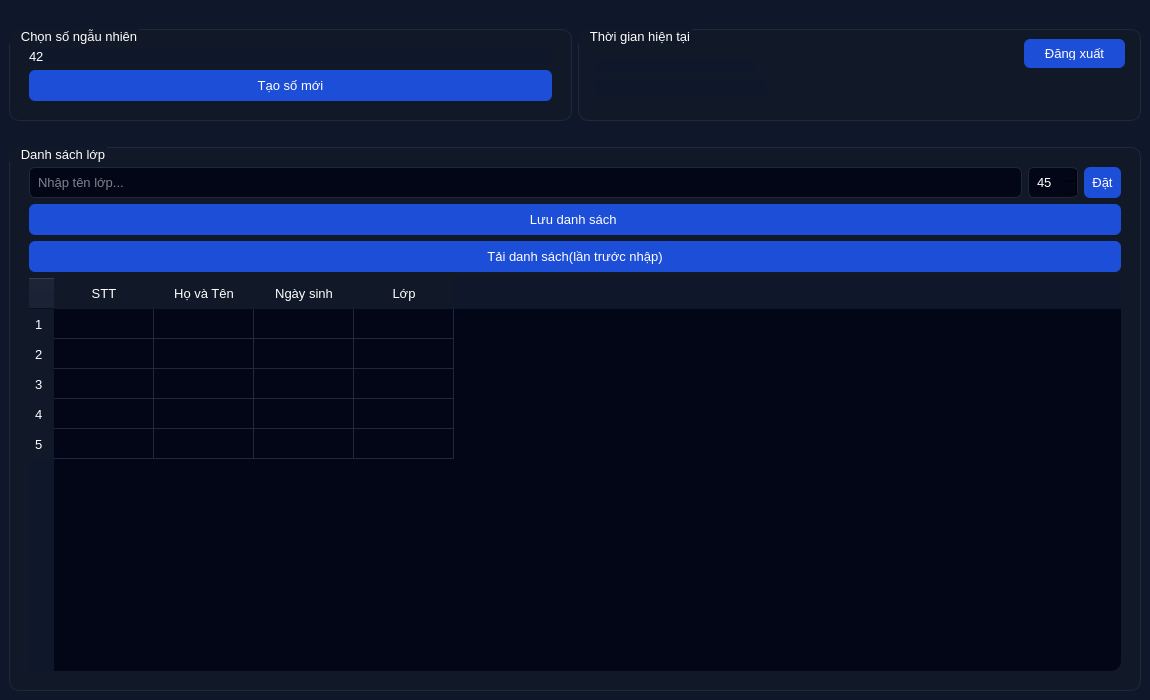
<?xml version="1.0" encoding="UTF-8"?>
<ui version="4.0">
 <class>MainMenu</class>
 <widget class="QMainWindow" name="MainMenu">
  <property name="geometry">
   <rect>
    <x>0</x>
    <y>0</y>
    <width>1150</width>
    <height>700</height>
   </rect>
  </property>
  <property name="windowTitle">
   <string>Menu Chính</string>
  </property>
  <property name="styleSheet">
   <string notr="true">QWidget {
    background: #0f172a;
    color: white;
    font: 10pt;
}

QGroupBox {
    background: #111827;
    border: 1px solid #1f2937;
    border-radius: 10px;
    margin-top: 20px;
    padding: 10px;
}

QGroupBox::title {
    color: white;
    padding-left: 10px;
}

QPushButton {
    background: #1d4ed8;
    color: white;
    padding: 8px;
    border-radius: 6px;
}

QPushButton:hover {
    background: #2563eb;
}

QPushButton:pressed {
    background: #1e40af;
}

QLineEdit, QSpinBox {
    background: #020617;
    border: 1px solid #1f2937;
    border-radius: 6px;
    color: white;
    padding: 6px;
}

QTableWidget {
    background: #020617;
    border-radius: 10px;
    gridline-color: #1f2937;
}

QHeaderView::section {
    background: #111827;
    color: white;
    padding: 6px;
    border: 0;
}

QPushButton#seat1, QPushButton#seat2, QPushButton#seat3,
QPushButton#seat4, QPushButton#seat5 {
    background: #020617;
    border: 1px solid #1f2937;
}
</string>
  </property>
  <widget class="QWidget" name="centralwidget">
   <layout class="QHBoxLayout" name="mainLayout">
    <item>
     <layout class="QVBoxLayout">
      <item>
       <layout class="QHBoxLayout">
        <item>
         <widget class="QGroupBox" name="groupbox">
          <property name="title">
           <string>Chọn số ngẫu nhiên</string>
          </property>
          <layout class="QVBoxLayout">
           <item>
            <widget class="QLabel" name="rd_out">
             <property name="text">
              <string>42</string>
             </property>
            </widget>
           </item>
           <item>
            <widget class="QPushButton" name="rdnum">
             <property name="text">
              <string>Tạo số mới</string>
             </property>
            </widget>
           </item>
          </layout>
         </widget>
        </item>
        <item>
         <widget class="QGroupBox" name="timeBox">
          <property name="title">
           <string>Thời gian hiện tại</string>
          </property>
          <widget class="QLabel" name="time">
           <property name="geometry">
            <rect>
             <x>17</x>
             <y>50</y>
             <width>161</width>
             <height>16</height>
            </rect>
           </property>
           <property name="text">
            <string/>
           </property>
          </widget>
          <widget class="QLabel" name="date">
           <property name="geometry">
            <rect>
             <x>17</x>
             <y>70</y>
             <width>171</width>
             <height>16</height>
            </rect>
           </property>
           <property name="text">
            <string/>
           </property>
          </widget>
          <widget class="QPushButton" name="logout">
           <property name="geometry">
            <rect>
             <x>446</x>
             <y>30</y>
             <width>101</width>
             <height>29</height>
            </rect>
           </property>
           <property name="text">
            <string>Đăng xuất</string>
           </property>
          </widget>
         </widget>
        </item>
       </layout>
      </item>
      <item>
       <widget class="QGroupBox" name="groupClass">
        <property name="title">
         <string>Danh sách lớp</string>
        </property>
        <layout class="QVBoxLayout">
         <item>
          <layout class="QHBoxLayout">
           <item>
            <widget class="QLineEdit" name="lop">
             <property name="placeholderText">
              <string>Nhập tên lớp...</string>
             </property>
            </widget>
           </item>
           <item>
            <widget class="QSpinBox" name="spinBoxSiSo">
             <property name="minimum">
              <number>1</number>
             </property>
             <property name="maximum">
              <number>60</number>
             </property>
             <property name="value">
              <number>45</number>
             </property>
            </widget>
           </item>
           <item>
            <widget class="QPushButton" name="update">
             <property name="text">
              <string>Đặt</string>
             </property>
            </widget>
           </item>
          </layout>
         </item>
         <item>
          <widget class="QPushButton" name="save">
           <property name="text">
            <string>Lưu danh sách </string>
           </property>
          </widget>
         </item>
         <item>
          <widget class="QPushButton" name="load_ds">
           <property name="text">
            <string>Tải danh sách(lần trước nhập)</string>
           </property>
          </widget>
         </item>
         <item>
          <widget class="QTableWidget" name="tableHocSinh">
           <property name="rowCount">
            <number>5</number>
           </property>
           <property name="columnCount">
            <number>4</number>
           </property>
           <row/>
           <row/>
           <row/>
           <row/>
           <row/>
           <column>
            <property name="text">
             <string>STT</string>
            </property>
           </column>
           <column>
            <property name="text">
             <string>Họ và Tên</string>
            </property>
           </column>
           <column>
            <property name="text">
             <string>Ngày sinh</string>
            </property>
           </column>
           <column>
            <property name="text">
             <string>Lớp</string>
            </property>
           </column>
          </widget>
         </item>
        </layout>
       </widget>
      </item>
     </layout>
    </item>
   </layout>
  </widget>
 </widget>
 <resources/>
 <connections/>
</ui>
